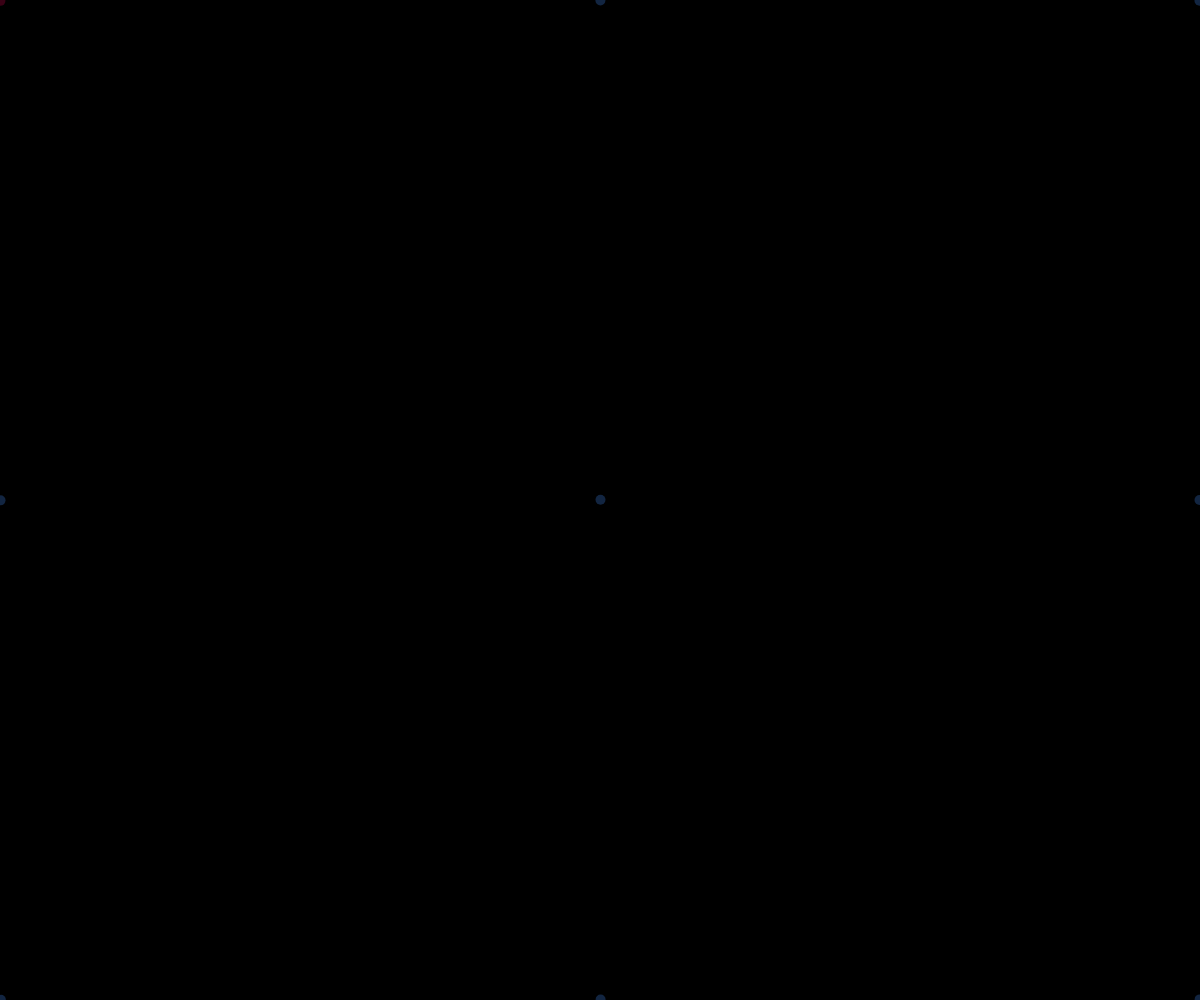
Frame 1 (no input)
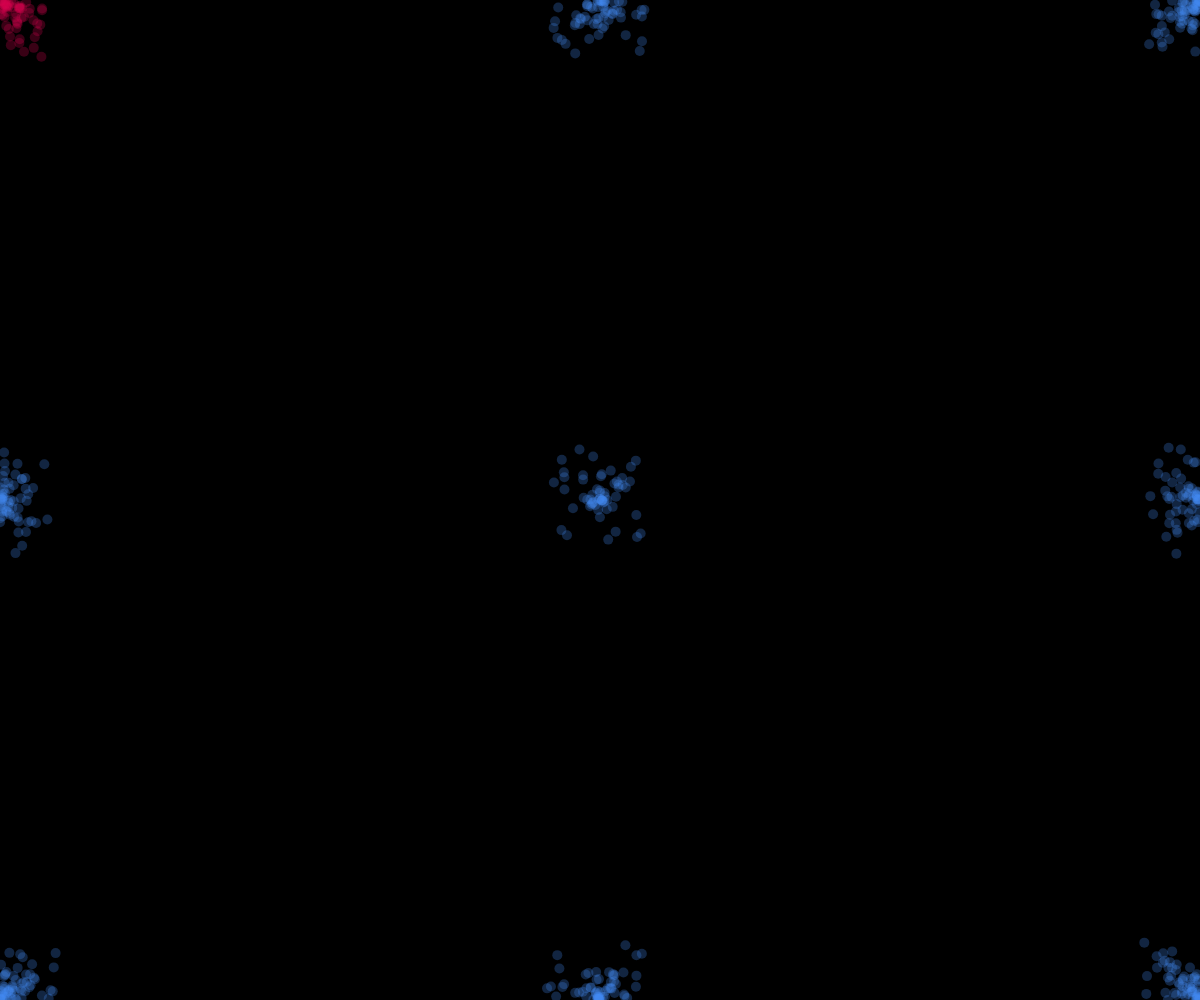
Frame 60 (no input)
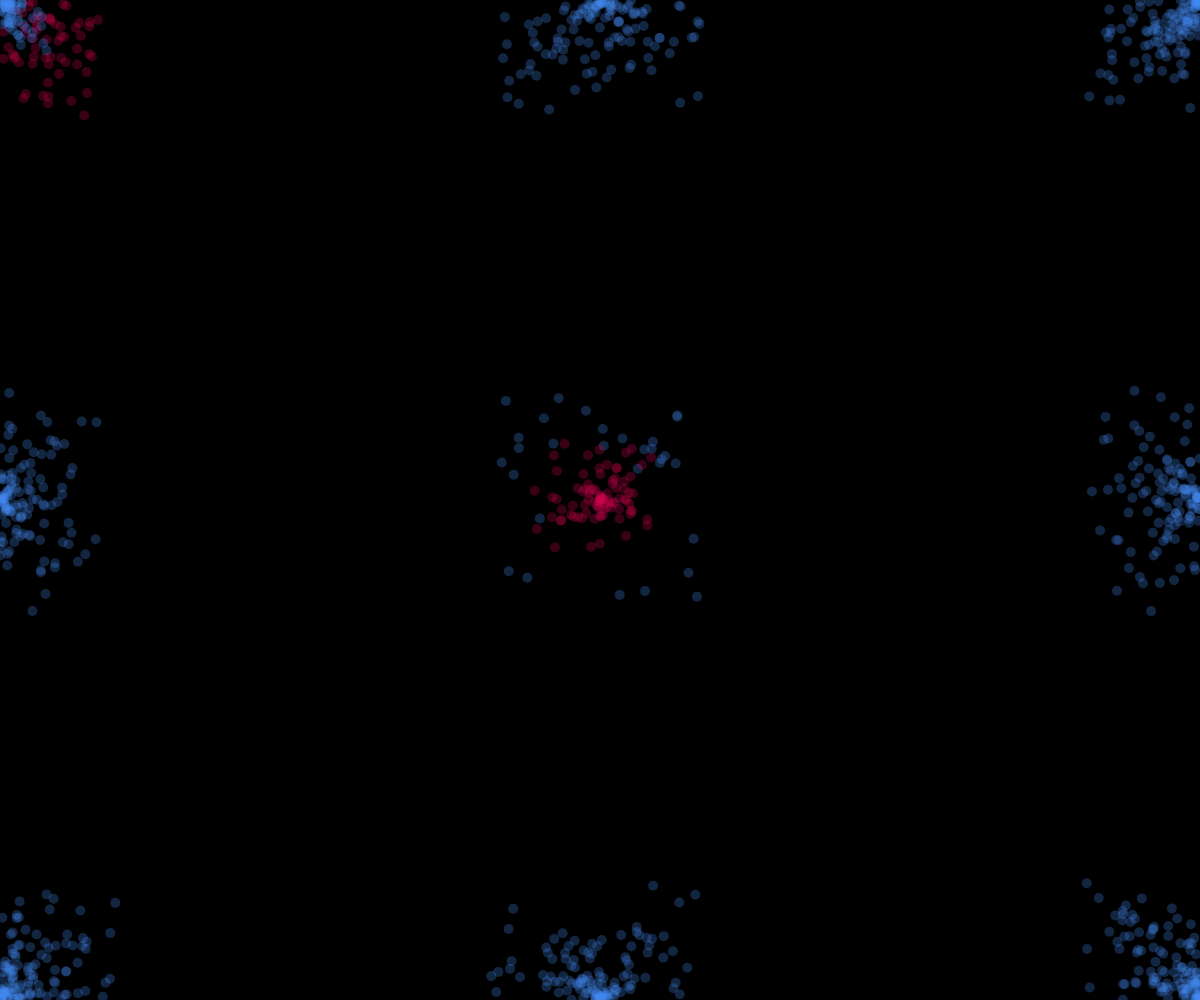
Frame 120 (the mouse pressed at the canvas centre since frame 60)

The p5.js sketch that drew these frames (run headless with seeded random() and noise() and a simulated clock; from frame 60 on, the mouse is pressed at the canvas centre):

// p5.js sketch
// ── sketch.js
var entities = {};
var entityCount = 0;

var Entity = function (name,x, y, speed) {
    this.name = name;
    this.color = '#428cf4';
    this.x = x;
    this.y = y;
    this.speed = speed;
    this.size = 10;
    this.update = function () {
        this.x += this.speed[0];
        this.y += this.speed[1];
        if (this.x > width || this.x < 0) {
            this.speed[0] = -this.speed[0];
            this.x += (this.speed[0] * 2);
        }
        if (this.y > height || this.y < 0) {
            this.speed[1] = -this.speed[1];
            this.y += (this.speed[1] * 2);
        }

        if(this.checkMouseCollision()){
            this.color = '#d6024f'

        }
    }

    this.checkMouseCollision = function () {
        return ((this.x - mouseX) ** 2) + ((this.y - mouseY) ** 2) < 500
    }
    this.draw = function(){
        ellipse(this.x, this.y, this.size);
    }
}

var Emitter = function (x, y) {
    this.x = x;
    this.y = y;

    this.update = function(){
        entities['en'+entityCount] = new Entity('en'+entityCount,this.x,this.y,[random(-1,1),random(-1,1)]);
        entityCount++;
        ;
    }
}
var emit = [];
function setup() {
    createCanvas(windowWidth,windowHeight)
    ellipseMode(CENTER);
    noStroke();
    emit.push(new Emitter(width/2,0));
    emit.push(new Emitter(width/2,height/2));
    emit.push(new Emitter(width/2,height));

    emit.push(new Emitter(width,0));
    emit.push(new Emitter(width,height/2));
    emit.push(new Emitter(width,height));

    emit.push(new Emitter(0,height));
    emit.push(new Emitter(0,height/2));
    emit.push(new Emitter(0,0));
}

function draw() {
    background(0)
    for (let i = 0; i<emit.length;i++){
        emit[i].update();

    }
    for(let x in entities){
        entities[x].update();
    }
    for(let x in entities){    
        fill(entities[x].color+'44');
        entities[x].draw();
    }
    while(Object.keys(entities).length>5000){
        delete entities[Object.keys(entities)[0]]
    }
}
